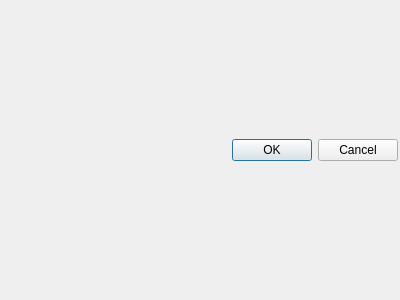
<?xml version="1.0" encoding="UTF-8"?>
<ui version="4.0">
 <class>SimpleDialog</class>
 <widget class="QDialog" name="SimpleDialog">
  <property name="geometry">
   <rect>
    <x>0</x>
    <y>0</y>
    <width>400</width>
    <height>300</height>
   </rect>
  </property>
  <property name="windowTitle">
   <string/>
  </property>
  <layout class="QVBoxLayout" name="Layout_">
   <property name="margin">
    <number>2</number>
   </property>
   <item>
    <widget class="QDialogButtonBox" name="buttonBox">
     <property name="orientation">
      <enum>Qt::Horizontal</enum>
     </property>
     <property name="standardButtons">
      <set>QDialogButtonBox::Cancel|QDialogButtonBox::Ok</set>
     </property>
    </widget>
   </item>
  </layout>
 </widget>
 <resources/>
 <connections>
  <connection>
   <sender>buttonBox</sender>
   <signal>accepted()</signal>
   <receiver>SimpleDialog</receiver>
   <slot>accept()</slot>
   <hints>
    <hint type="sourcelabel">
     <x>248</x>
     <y>254</y>
    </hint>
    <hint type="destinationlabel">
     <x>157</x>
     <y>274</y>
    </hint>
   </hints>
  </connection>
  <connection>
   <sender>buttonBox</sender>
   <signal>rejected()</signal>
   <receiver>SimpleDialog</receiver>
   <slot>reject()</slot>
   <hints>
    <hint type="sourcelabel">
     <x>316</x>
     <y>260</y>
    </hint>
    <hint type="destinationlabel">
     <x>286</x>
     <y>274</y>
    </hint>
   </hints>
  </connection>
 </connections>
</ui>
